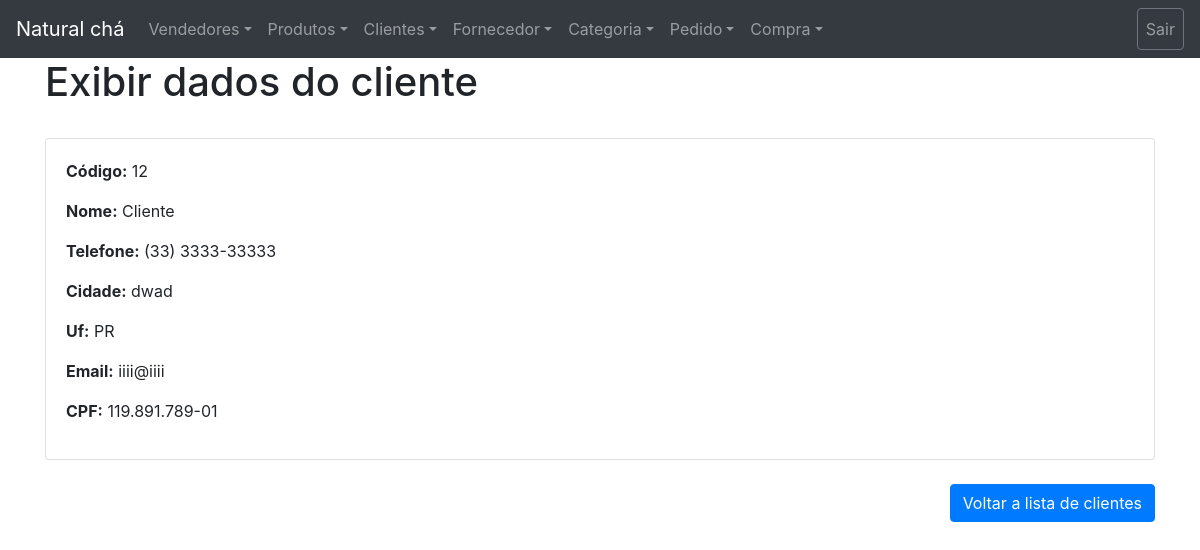
Page /backend/clientes/exibir_cliente.php?id=12 on the committed database.
### tables this page shows
CREATE TABLE `cliente` (
  `id` int(11) NOT NULL AUTO_INCREMENT,
  `nome` varchar(100) NOT NULL,
  `telefone` varchar(15) NOT NULL,
  `email` varchar(45) NOT NULL,
  `cpf` varchar(14) NOT NULL,
  `cidade` varchar(45) NOT NULL,
  `uf` varchar(5) NOT NULL,
  `datanascimento` date DEFAULT NULL,
  `apelido_cliente` varchar(10) DEFAULT NULL,
  PRIMARY KEY (`id`)
);

### backend/clientes/exibir_cliente.php (the view, shortened to what this page needs)
<?php
try{
    include "../configurações/conexao.php";
    $query = $conexao->prepare("SELECT * FROM cliente WHERE id=:id");
    $query->bindValue(":id", $_GET['id']);
    $resultado = $query->execute();
    $linha = $query->fetchObject();
}catch(PDOException $exception){
    echo $exception->getMessage();
}
?>
<!DOCTYPE html>
<html lang="en">
<head>
</head>
<?php
include ("../configurações/bootstrap.php");
include ("../configurações/menu.php");
?>
<body>
<div class="container">
    <h1>Exibir dados do cliente</h1>
    <br>
    <div class="card">
        <div class="card-body">
            <p><strong>Código:</strong> <?php echo $linha->id; ?></p>
            <p><strong>Nome:</strong> <?php echo $linha->nome; ?></p>
            <p><strong>Telefone:</strong> <?php echo $linha->telefone; ?></p>
            <p><strong>Cidade:</strong> <?php echo $linha->cidade; ?></p>
            <p><strong>Uf:</strong> <?php echo $linha->uf; ?></p>
            <p><strong>Email:</strong> <?php echo $linha->email; ?></p>
            <p><strong>CPF:</strong> <?php echo $linha->cpf; ?></p>
        </div>
    </div>
    <br>
    <p><a type="button" class="btn btn-primary float-right" href="listagem_cliente.php">Voltar a lista de clientes</a> </p>
</div>
</body>
</html>

### rows in the picture
cliente: id "12", nome "Cliente", telefone "(33) 3333-33333", cidade "dwad", uf "PR", email "iiii@iiii", cpf "119.891.789-01"
